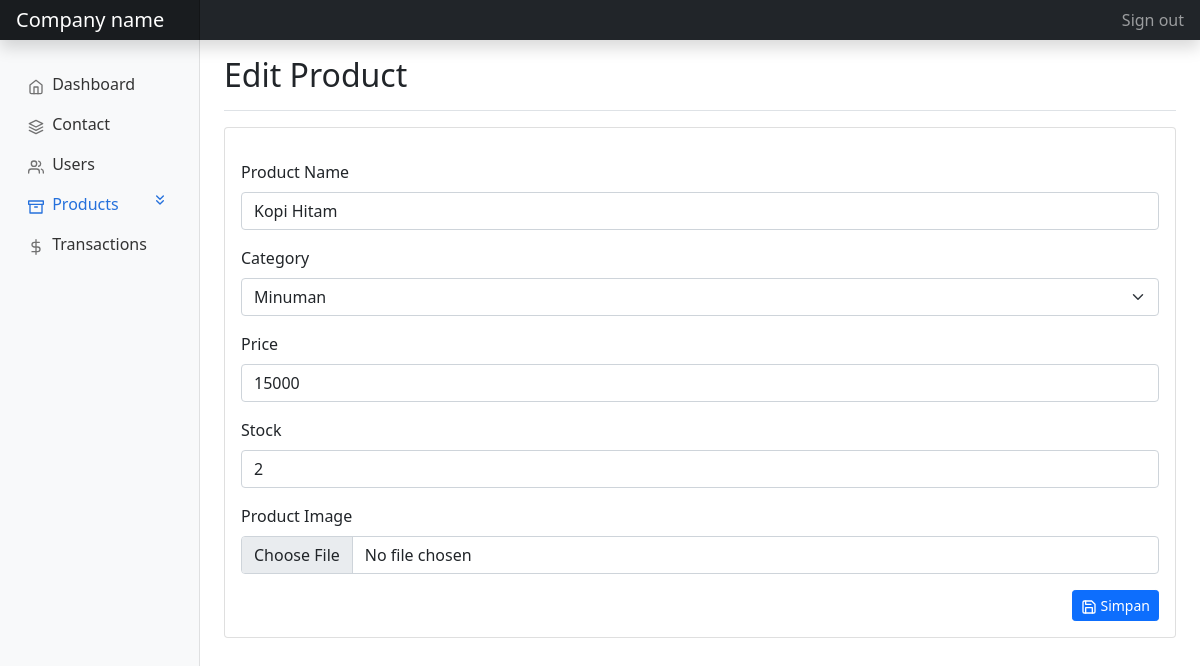
/index.php?page=edit-product&id=2 (signed in), run on the app's committed database.
### tables this page shows
CREATE TABLE `tb_product` (
  `id` int(11) NOT NULL,
  `name` varchar(100) NOT NULL,
  `category` varchar(25) NOT NULL,
  `price` double NOT NULL,
  `stock` int(11) NOT NULL,
  `image_path` varchar(100) NOT NULL
);

### query/query_product_edit.php (called while the page is built)
<?php
    include "database.php";
    $id = $_GET['id'];
    $query = "SELECT * FROM tb_product WHERE id='$id'";
    $product = mysqli_query($conn, $query);
    if(mysqli_num_rows($product) == 0){
        $_SESSION['message'] = array(
            'type' => 'danger',
            'message' => 'Maaf! Produk tidak ditemukan.'
        );
        header('Location: ../index.php?page=product');
    }else{
        $product = mysqli_fetch_array($product);
    }
?>

### products-add.php (the view, shortened to what this page needs)
<?php
    $edit = false;
    if($_GET['page'] == 'edit-product'){
        include "query/query_product_edit.php";
        $edit = true;
    }
?>
<div
    class="d-flex justify-content-between flex-wrap flex-md-nowrap align-items-center pt-3 pb-2 mb-3 border-bottom">
    <h1 class="h2"><?= ($edit) ? "Edit Product" : "Add New Product" ; ?></h1>
</div>
<div>
    <div class="card">
        <div class="card-body">
            <form action="query/query_product_add.php" method="post" enctype="multipart/form-data">
                <div class="mb-3 mt-3">
                    <label for="name" class="form-label">Product Name</label>
                    <input type="text" class="form-control" placeholder="Nama" name="name" value="<?= ($edit) ? $product['name'] : "" ; ?>">
                </div>
                <div class="mb-3">
                    <label for="description" class="form-label">Category</label>
                    <select class="form-select" name="category">
                        <option value="Minuman" <?= ($edit && $product['category'] == 'Minuman') ? "selected" : "" ; ?>>Minuman</option>
                    </select>
                </div>
                <div class="mb-3">
                    <label for="price" class="form-label">Price</label>
                    <input type="number" class="form-control" placeholder="Price" name="price" value="<?= ($edit) ? $product['price'] : "" ; ?>">
                </div>
                <div class="mb-3">
                    <label for="stock" class="form-label">Stock</label>
                    <input type="number" class="form-control" placeholder="Stock" name="stock" value="<?= ($edit) ? $product['stock'] : "" ; ?>">
                </div>
                <div class="mb-3">
                    <label for="image" class="form-label">Product Image</label>
                    <input type="file" class="form-control" name="image">
                </div>
                <button type="submit" class="btn btn-sm btn-primary float-end"> <span data-feather="save"></span> Simpan</button>
            </form>
        </div>
    </div>
</div>

### assets/css/style.css (style rules this page uses)
body { font-size: .875rem; }
.feather { width: 16px; height: 16px; vertical-align: text-bottom; }

### data on the page
tb_product: name "Kopi Hitam", category "Minuman", price "15000", stock "2"
